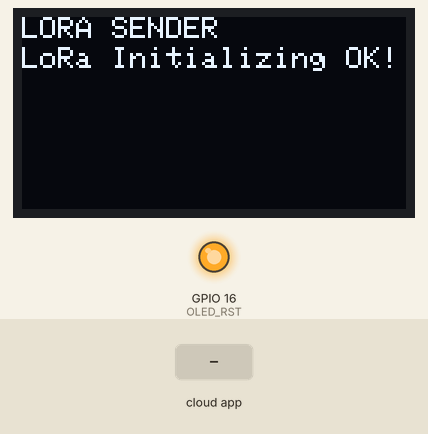
Recording of a sketch running on a simulated ESP32. Shown: 128×64 one-colour display, output pins drawn as LEDs (lit = HIGH). Inputs (shaded band) come from the test bench. WiFi joins after 1.5 s; servers stay silent unless stated; no radio packets arrive unless stated; the Firebase database answers and starts empty; what the sketch prints to the serial monitor is not drawn.

Above: at 1.7 s.
At 4.8 s:
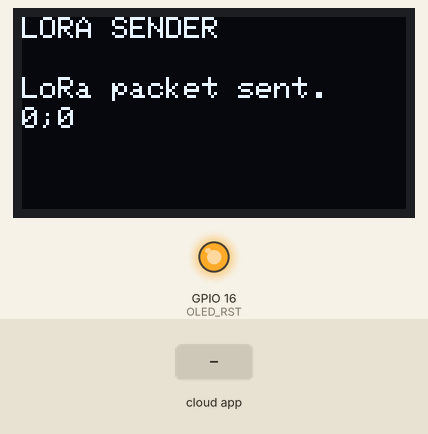
4.9 s: the phone or cloud app sets Temperature to 1
At 6.5 s:
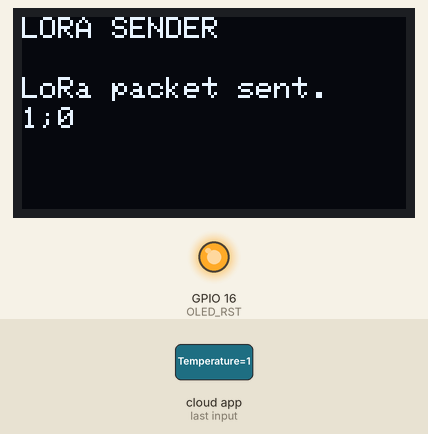
6.8 s: the phone or cloud app sets Fire to 1
At 8.8 s:
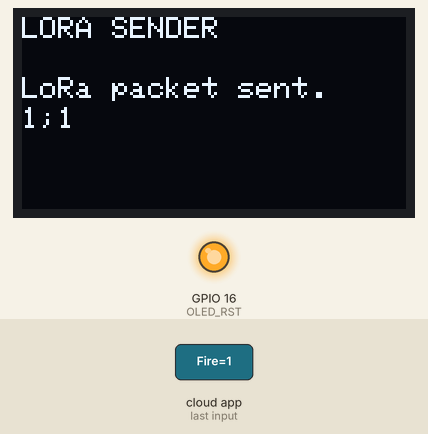
9.6 s: the phone or cloud app sets Temperature to 0
At 12.3 s:
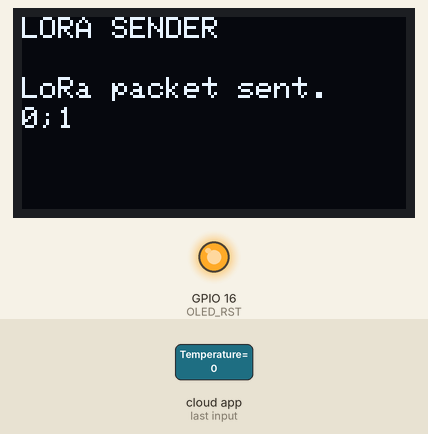
Timing chart, 0 to 13.8 s (numbered marks = the images above; inputs shaded):
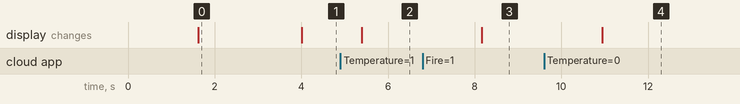

The sketch:

Coordinator.ino
```cpp
// SOEN 422 Project: Helmet add-on for emergency workers
/*
 * The Coordinator file is for the TTGO connected to WiFi and our database.
 * It continuously monitors the database for changes, and sends those changes
 * to the TTGOs in the field using LoRa packets. The two thresholds that can
 * be modified through the database are the flame detection and the temperature
 * detection.
 *
 * This code was developed by Simon Bilodeau, Amine Halimi, and Michael Rowe
 */

/*********
  Rui Santos
  Complete project details at https://RandomNerdTutorials.com/ttgo-lora32-sx1276-arduino-ide/
*********/

//Libraries for LoRa
#include <SPI.h>
#include <LoRa.h>

//Libraries for OLED Display
#include <Wire.h>
#include <Adafruit_GFX.h>
#include <Adafruit_SSD1306.h>

//Libraries for WiFi Database:
#include <WiFi.h>
#include <Firebase_ESP_Client.h>
#include "addons/RTDBHelper.h"

//define the pins used by the LoRa transceiver module
#define SCK 5
#define MISO 19
#define MOSI 27
#define SS 18
#define RST 14
#define DIO0 26

//433E6 for Asia
//866E6 for Europe
//915E6 for North America
#define BAND 866E6

//OLED pins
#define OLED_SDA 4
#define OLED_SCL 15
#define OLED_RST 16
#define SCREEN_WIDTH 128 // OLED display width, in pixels
#define SCREEN_HEIGHT 64 // OLED display height, in pixels

//Firebase stuff
#define API_KEY "AIzaSyC8uJT1hxp3ec2QxZncopVegIKUwlB7kyk"
#define DATABASE_URL "https://soen422-helmet-project-default-rtdb.firebaseio.com/"

//packet counter
int counter = 0;

Adafruit_SSD1306 display(SCREEN_WIDTH, SCREEN_HEIGHT, &Wire, OLED_RST);

//WiFi stuff
char* ssid = "Pixel_6005";
char* password = "palomia69";

//Firebase variable
FirebaseData fb_data;
FirebaseAuth fb_auth;
FirebaseConfig fb_config;
bool cnct_to_fb = false;

//Default values for thresholds
int temp_limit = 27;
int flame_limit = 1500;

/*
 * Connects the TTGO to wifi, then to the database. Initializes
 * the LoRa protocol, and tests the TTGO display.
 */
void setup() {
  //initialize Serial Monitor
  Serial.begin(115200);


  //WiFi Settings
  WiFi.mode(WIFI_STA);
  WiFi.begin(ssid, password);
  int timeout_counter = 0;
  while(WiFi.status() != WL_CONNECTED)
  {
    delay(500);
    Serial.print(WiFi.status());
    Serial.print(", ");
    timeout_counter++;
    //If the connection has no been found, then it restarts
    if(timeout_counter >= 50){
        ESP.restart();
    }
  }

  //reset OLED display via software
  pinMode(OLED_RST, OUTPUT);
  digitalWrite(OLED_RST, LOW);
  delay(20);
  digitalWrite(OLED_RST, HIGH);

  //initialize OLED
  Wire.begin(OLED_SDA, OLED_SCL);
  if(!display.begin(SSD1306_SWITCHCAPVCC, 0x3c, false, false)) { // Address 0x3C for 128x32
    Serial.println(F("SSD1306 allocation failed"));
    for(;;); // Don't proceed, loop forever
  }

  display.clearDisplay();
  display.setTextColor(WHITE);
  display.setTextSize(1);
  display.setCursor(0,0);
  display.print("LORA SENDER ");
  display.display();

  Serial.println("LoRa Sender Test");

  //SPI LoRa pins
  SPI.begin(SCK, MISO, MOSI, SS);
  //setup LoRa transceiver module
  LoRa.setPins(SS, RST, DIO0);

  if (!LoRa.begin(BAND)) {
    Serial.println("Starting LoRa failed!");
    while (1);
  }
  Serial.println("LoRa Initializing OK!");
  display.setCursor(0,10);
  display.print("LoRa Initializing OK!");
  display.display();
  delay(2000);


  //Firebase setup
  fb_config.api_key = API_KEY;
  fb_config.database_url = DATABASE_URL;

  if (Firebase.signUp(&fb_config, &fb_auth, "", ""))
  {
    Serial.println("Connected to the Database");
    cnct_to_fb = true;
  }
  else
  {

  }

  Firebase.begin(&fb_config, &fb_auth);
  Firebase.reconnectWiFi(true);
}

//Handles sending packets with LoRa
/*
 * Reads the values in the database for the temperature and
 * flame thresholds, and sends a LoRa packet with the database
 * values to the HelmetUsers TTGO.
 */
void transferDataToLoRa()
{
  if (cnct_to_fb && Firebase.ready())
  {
    Serial.print("temp_limit:");
    Serial.print(temp_limit);
    Serial.print(" flame_limit:");
    Serial.print(flame_limit);
    Serial.print("\n");
    //Fetching temperature
    if (Firebase.RTDB.getInt(&fb_data, "/Thresholds/Temperature"))
    {
      temp_limit = fb_data.intData();
    }
    else
    {
      Serial.println("Using default or previously set value for temperature.");
    }

    if (Firebase.RTDB.getInt(&fb_data, "/Thresholds/Fire"))
    {
      flame_limit = fb_data.intData();
    }
    else
    {
      Serial.println("Using default or previously set value for Flame.");
    }
  }
  //Sending Packet with LoRa
  LoRa.beginPacket();
  LoRa.print(temp_limit);
  LoRa.print(";");
  LoRa.print(flame_limit);
  LoRa.endPacket();

  display.clearDisplay();
  display.setCursor(0,0);
  display.println("LORA SENDER");
  display.setCursor(0,20);
  display.setTextSize(1);
  display.print("LoRa packet sent.");
  display.setCursor(0,30);
  display.print(temp_limit);
  display.print(";");
  display.print(flame_limit);
  display.display();
}

/*
 * calls transferDataToLoRa() every 1 seconds.
 */
void loop() {

  transferDataToLoRa();
  delay(1000);
}
```

Measured:
- after the input at 4.9 s, the display: changes after 0.50 s (image 2)
- after the input at 6.8 s, the display: changes after 1.4 s (image 3)
- after the input at 9.6 s, the display: changes after 1.3 s (image 4)
- what the display in image 0 shows lasts 2.4 s, from 1.6 s to 4.0 s
